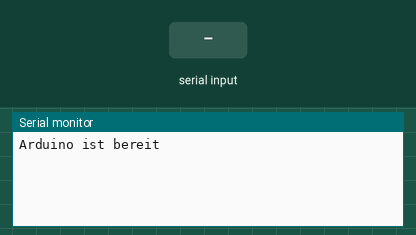
A sketch run on a simulated Arduino Uno, built with avr-gcc and run on an emulated ATmega328P. Parts: the last lines printed to the serial monitor. The test bench sets the inputs (shaded band).

Above: at 2.8 s.
2.9 s: "1" received over the second serial link
At 4.2 s:
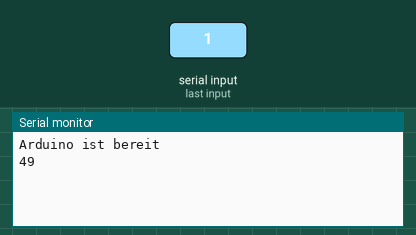
4.5 s: "0" received over the second serial link
At 5.8 s:
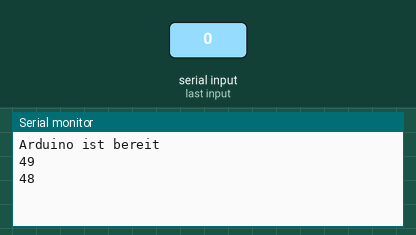
6.0 s: "2" received over the second serial link
At 7.4 s:
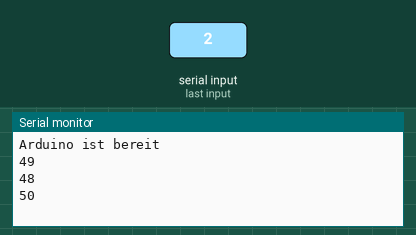

The sketch:

Fs20UsContact.ino
```cpp
#include <SoftwareSerial.h>
#define rxPin 12
#define txPin 13

SoftwareSerial softSerial =  SoftwareSerial(rxPin, txPin);

void setup() {
  softSerial.begin(9600);
  Serial.begin(9600);
  Serial.println("Arduino ist bereit");
}

void loop() {
  softSerial.write(0x02); // Präfix
  softSerial.write(0x01); // Befehlslänge
  softSerial.write(0xF0); // Befehl: Status
  delay(15);
  while (softSerial.available()) {
    int b;
    b = softSerial.read();
    Serial.print(b);
  }
  Serial.println();
  delay(1000);
}
```

Measured:
- after the input at 2.9 s, the serial monitor: prints a new line after 0.17 s (image 1)
- after the input at 4.5 s, the serial monitor: prints a new line after 0.61 s (image 2)
- after the input at 6.0 s, the serial monitor: prints a new line after 0.13 s (image 3)
